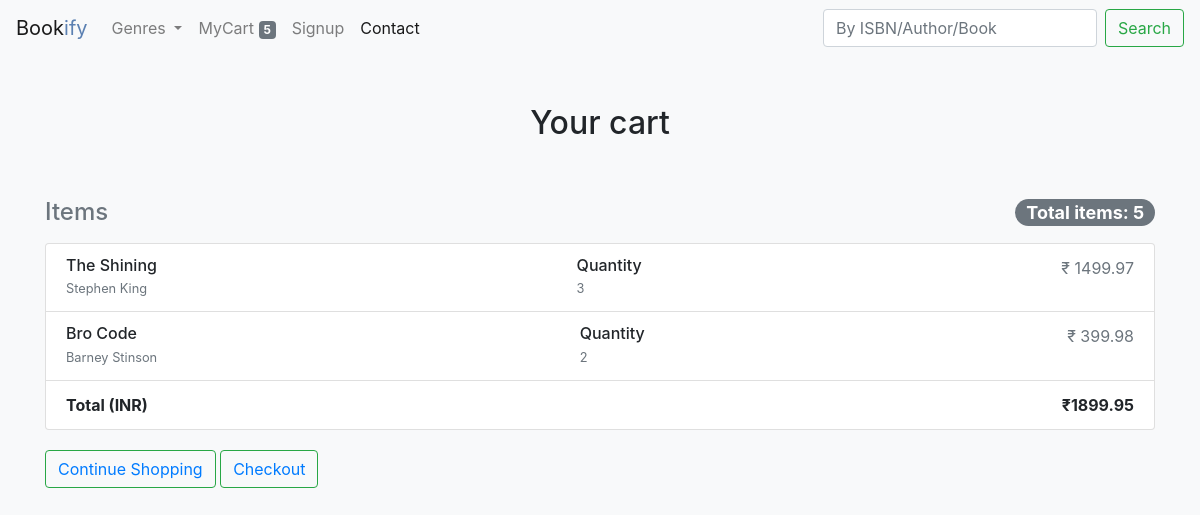
Before: /cart/ with the older database file.
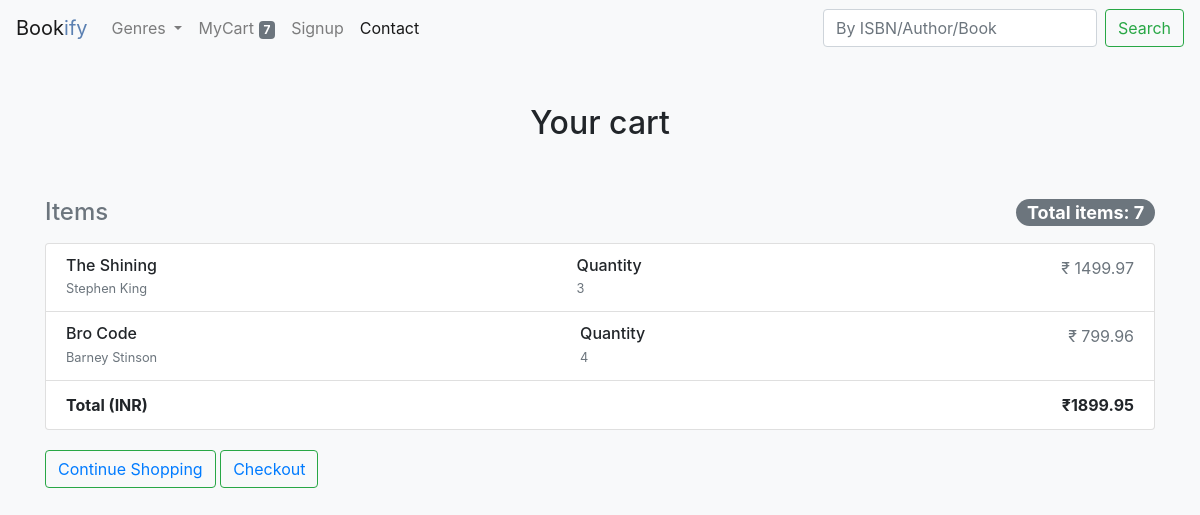
After: the same page with the newer database file.
### main/models.py (models this page shows, shortened)
class OrderItem(models.Model):
    book = models.OneToOneField(Book, on_delete=models.CASCADE, blank=True, null=True)
    quantity = models.IntegerField(default=0, null=True, blank=True)
    @property
    def total_price(self):
        if self.id:
            total = self.quantity * self.book.price
        else:
            total = 0
        return total

class Book(models.Model):
    book_name = models.CharField(max_length=50)
    book_image = models.ImageField(blank=True, null=True)
    author = models.CharField(max_length=50)
    book_description = models.TextField()
    isbn_no = models.IntegerField(blank=True)
    price = models.FloatField()
    rating = models.FloatField()
    availability = models.BooleanField(default=True)
    genre = models.ForeignKey(Genre, related_name='genres', on_delete=models.CASCADE)
    location = models.ForeignKey(Location, related_name='place', on_delete=models.CASCADE)
    user = models.ForeignKey(User, related_name='user_upload', on_delete=models.CASCADE)
    language = models.ForeignKey(Language, related_name='lang_books', on_delete=models.CASCADE)
    book_slug = models.SlugField(max_length=50, unique=True, default='')
    class Meta:
        ordering = ['-rating']

### main/views.py (the view)
# urls.py: path('cart/', views.cart, name='cart'),
def cart(request):
    all_order_items = OrderItem.objects.all()
    total_cart_items = 0
    for item in all_order_items:
        total_cart_items += item.quantity
    context = {'order_items': all_order_items,
               'total_items': total_cart_items}
    return render(request, 'cart.html', context)

### main/context_processors.py (called while the page is built)
def genres(request):
    all_genre = Genre.objects.all()
    all_order_item = OrderItem.objects.all()
    total_cart_items = 0
    for item in all_order_item:
        total_cart_items += item.quantity
    return {'all_genres': all_genre, 'item_count': total_cart_items}

### templates/cart.html (shortened to what this page needs)
{% extends 'base.html' %}
{% block content %}
  <body class="bg-light">
    <div class="container">
      <div class="py-5 text-center">
         <h2>Your cart</h2>
      </div>
  <div class="row">
    <div class="col-md-12 order-md-2 mb-4">
      <h4 class="d-flex justify-content-between align-items-center mb-3">
        <span class="text-muted">Items</span>
        <span class="badge badge-secondary badge-pill">Total items: {{ total_items }}</span>
      </h4>
      <ul class="list-group mb-3">
        {% for item in order_items %}
        <li class="list-group-item d-flex justify-content-between lh-condensed">
              <div>
                <h6 class="my-0">{{ item.book.book_name }}</h6>
                <small class="text-muted">{{ item.book.author }}</small>
              </div>
              <div>
                <h6 class="my-0">Quantity</h6>
                <small class="text-muted">{{ item.quantity }}</small>
              </div>
              <span class="text-muted">&#8377; {{ item.total_price }}</span>
        </li>
        {% endfor %}
        <li class="list-group-item d-flex justify-content-between">
            <span><b>Total (INR)</b></span>
          <strong>&#8377;1899.95</strong>
        </li>
      </ul>
      <button class="btn btn-outline-success my-1 my-sm-0" type="submit"> <a href="{% url 'main:home' %}">Continue Shopping</a></button>
      <button class="btn btn-outline-success my-1 my-sm-8" type="submit"><a href="{% url 'main:address' %}">Checkout</a></button>
    </div>
  </div>
{% endblock %}

Changed rows visible on the page:
changed OrderItem "Bro Code": quantity "2" → "4"; total_price "399.98" → "799.96"
Other visible differences:
{{ item_count }}: "5" → "7"
{{ total_items }}: "5" → "7"
